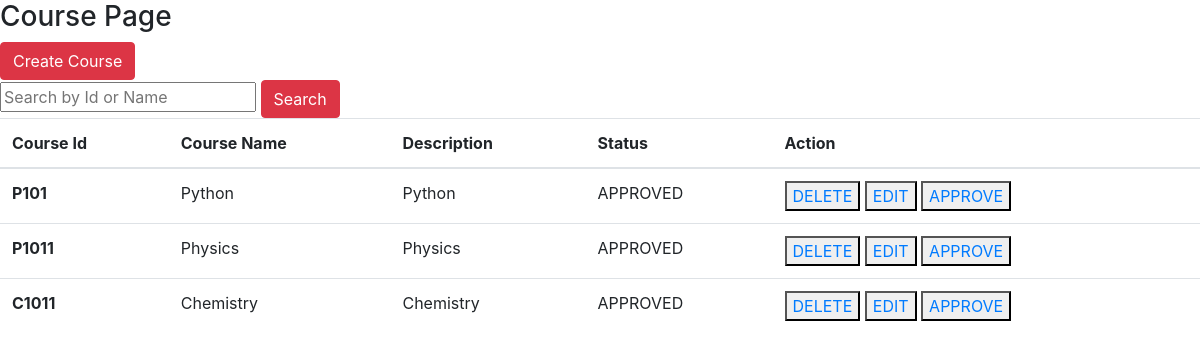
/course, run on an earlier commit of the app's database.
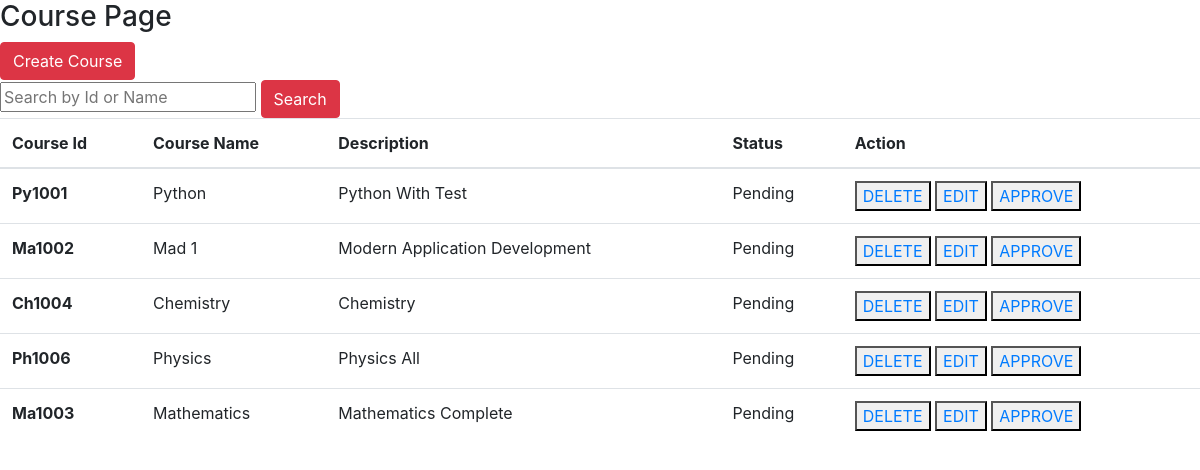
And on a later commit of the database.
### app.py (models this page shows)
class Course(db.Model):
    course_id = db.Column(db.String, primary_key=True)
    course_name = db.Column(db.String,nullable=False)
    description = db.Column(db.String)
    status = db.Column(db.String, default= 'Pending')
    examination = db.relationship('Examination', backref = 'course_details',lazy = True)

### app.py (the view)
@app.route('/course')
def course():
    course=Course.query.all()
    return render_template('course.html',course=course)

### templates/course.html (shortened to what this page needs)
<!DOCTYPE html>
<html lang="en">
<head>
    <link rel="stylesheet" href="https://cdn.jsdelivr.net/npm/bootstrap@4.1.3/dist/css/bootstrap.min.css">
</head>
<body>
    <h3>Course Page</h3>
    <a href="/create_course"><button class="btn btn-danger">Create Course</button></a>
     <form action="/search_course" method="POST">
    <input type="text" name="search" placeholder="Search by Id or Name">
    <button type="submit" class="btn btn-danger">Search</button>
    <table class="table">
  <thead>
    <tr>
      <th scope="col">Course Id</th>
      <th scope="col">Course Name</th>
      <th scope="col">Description</th>
      <th scope="col">Status</th>
      <th scope="col">Action</th>
    </tr>
  </thead>
  <tbody>
    {% for i in course%}
    <tr>
      <th> {{i.course_id}}</th>
      <td>{{i.course_name}}</td>
      <td>{{i.description}}</td>
      <td>{{i.status}}</td>
      <td><button><a href = "/delete_course/{{i.course_id}}">DELETE</a></button>
      <button><a href = "/edit_course/{{i.course_id}}">EDIT</a></button>
    <button><a href = "/approve_course/{{i.course_id}}">APPROVE</a></button></td>
    </tr>
{% endfor %}
  </tbody>
</table>
</body>
</html>

What changed in the data, as far as the page shows it:
removed Course: course_id "P101", course_name "Python", description "Python", status "APPROVED"
removed Course: course_id "P1011", course_name "Physics", description "Physics", status "APPROVED"
removed Course: course_id "C1011", course_name "Chemistry", description "Chemistry", status "APPROVED"
added Course: course_id "Py1001", course_name "Python", description "Python With Test", status "Pending"
added Course: course_id "Ma1002", course_name "Mad 1", description "Modern Application Development", status "Pending"
added Course: course_id "Ch1004", course_name "Chemistry", description "Chemistry", status "Pending"
added Course: course_id "Ph1006", course_name "Physics", description "Physics All", status "Pending"
added Course: course_id "Ma1003", course_name "Mathematics", description "Mathematics Complete", status "Pending"
